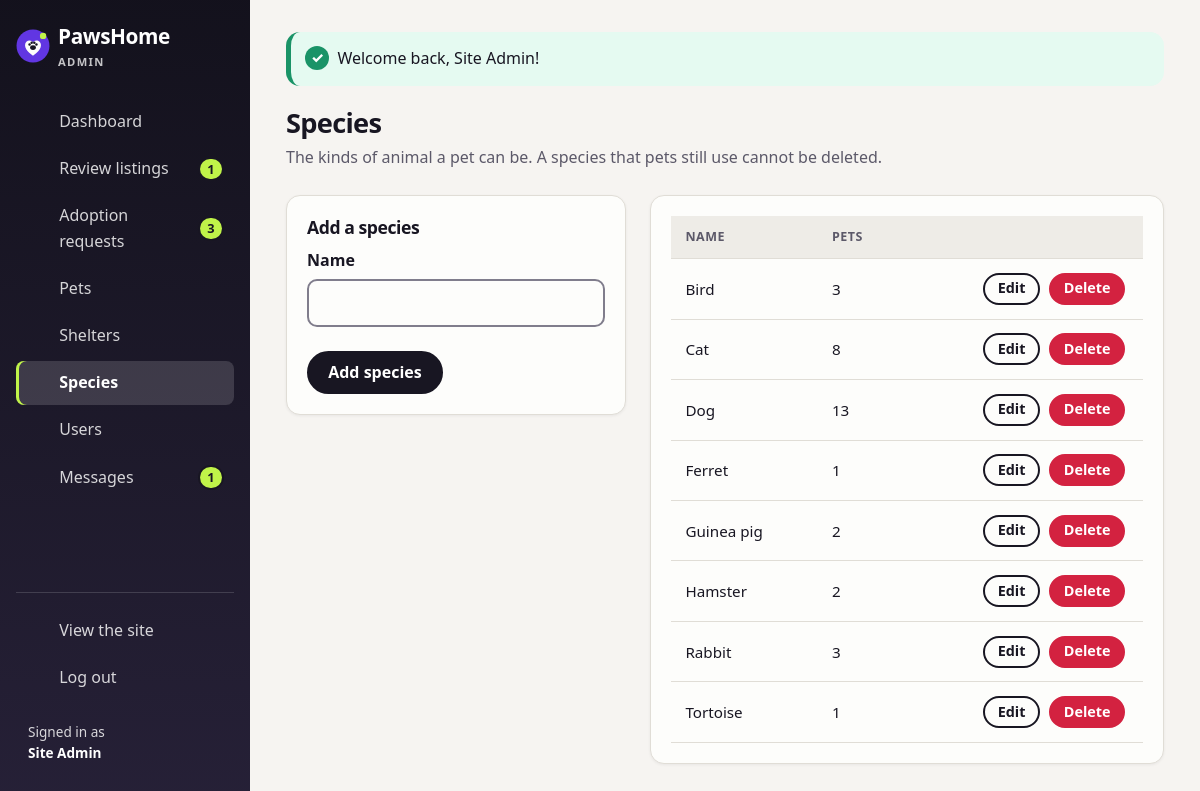
/admin/species.php (signed in), run on the app's committed database.
### tables this page shows
CREATE TABLE user (
    id INT NOT NULL AUTO_INCREMENT,
    name VARCHAR(100) NOT NULL,
    email VARCHAR(255) NOT NULL,
    password VARCHAR(255) NOT NULL,
    role ENUM('member', 'admin') NOT NULL DEFAULT 'member',
    shelterid INT NULL,               
    datejoined DATE NOT NULL,
    PRIMARY KEY (id),
    UNIQUE KEY (email)
);

CREATE TABLE species (
    id INT NOT NULL AUTO_INCREMENT,
    name VARCHAR(50) NOT NULL,
    PRIMARY KEY (id),
    UNIQUE KEY (name)
);

### admin/species.php (called while the page is built, shortened)
<?php
include '../includes/Functions.php';
requireAdmin();
try {
	include '../includes/DatabaseConnection.php';
	include '../includes/DatabaseFunctions.php';
	$item = ['id' => '', 'name' => ''];
	$errors = [];
	$output = loadTemplate('admin/species.html.php', [
		'speciesList' => speciesWithPetCount($pdo),
		'item' => $item,
		'errors' => $errors
	]);
} catch (PDOException $e) {
	$title = 'An error has occurred';
	$output = loadTemplate('error.html.php', ['message' => 'Database error: ' . $e->getMessage()]);
}
include '../templates/admin_layout.html.php';

### includes/DatabaseFunctions.php (called while the page is built, shortened)
<?php
function query($pdo, $sql, $parameters = []) {
	$query = $pdo->prepare($sql);
	$query->execute($parameters);
	return $query;
}
function adminBadgeCounts($pdo) {
	$row = query($pdo, "SELECT
			(SELECT COUNT(*) FROM pet WHERE approval = 'Pending') AS review,
			(SELECT COUNT(*) FROM adoptionrequest WHERE status = 'New') AS newrequests,
			(SELECT COUNT(*) FROM message) AS messages")->fetch();
	return array_map('intval', $row);
}
function speciesWithPetCount($pdo) {
	$sql = 'SELECT species.*, COUNT(pet.id) AS petcount
		FROM species
		LEFT JOIN pet ON pet.speciesid = species.id
		GROUP BY species.id
		ORDER BY species.name';
	return query($pdo, $sql)->fetchAll();
}

### templates/admin/species.html.php (the view, shortened to what this page needs)
<header class="admin-head">
	<div>
		<h1>Species</h1>
		<p class="admin-sub">The kinds of animal a pet can be. A species that pets still use cannot be deleted.</p>
	</div>
</header>
<div class="admin-split">
	<section class="admin-card">
		<h2><?=$item['id'] == '' ? 'Add a species' : 'Edit ' . html($item['name'])?></h2>
		<form action="species.php<?=$item['id'] != '' ? '?edit=' . html($item['id']) : ''?>" method="post" class="form">
			<div class="field">
				<label for="name">Name</label>
				<input type="text" id="name" name="species[name]" value="<?=html($item['name'])?>" required maxlength="50">
			</div>
			<div class="form-actions">
				<button class="btn" type="submit"><?=$item['id'] == '' ? 'Add species' : 'Save changes'?></button>
			</div>
		</form>
	</section>
	<section class="admin-card">
		<div class="table-wrap">
			<table class="admin-table" id="species-table">
				<thead><tr><th scope="col">Name</th><th scope="col">Pets</th><th scope="col"><span class="visually-hidden">Actions</span></th></tr></thead>
				<tbody>
					<?php foreach ($speciesList as $row): ?>
						<tr>
							<td data-label="Name"><?=html($row['name'])?></td>
							<td data-label="Pets"><?=html($row['petcount'])?></td>
							<td class="actions" data-label="Actions">
								<a class="btn btn-small btn-outline" href="species.php?edit=<?=html($row['id'])?>">Edit<span class="visually-hidden"> <?=html($row['name'])?></span></a>
								<form action="species.php" method="post" class="inline-form" data-confirm="Delete <?=html($row['name'])?>?">
									<button class="btn btn-small btn-danger" type="submit">Delete<span class="visually-hidden"> <?=html($row['name'])?></span></button>
								</form>
							</td>
						</tr>
					<?php endforeach; ?>
				</tbody>
			</table>
		</div>
	</section>
</div>

### templates/admin_layout.html.php (shortened to what this page needs)
<?php
$flash = getFlash();
$page = basename($_SERVER['SCRIPT_NAME']);
$badges = (isset($pdo) && function_exists('adminBadgeCounts')) ? adminBadgeCounts($pdo) : ['review' => 0, 'newrequests' => 0, 'messages' => 0];
$menu = [
	'index.php' => ['Dashboard', 'dashboard', 0, ''],
	'approvals.php' => ['Review listings', 'review', $badges['review'], 'waiting for review'],
	'requests.php' => ['Adoption requests', 'requests', $badges['newrequests'], 'new'],
	'pets.php' => ['Pets', 'pets', 0, ''],
	'shelters.php' => ['Shelters', 'shelters', 0, ''],
	'species.php' => ['Species', 'species', 0, ''],
	'users.php' => ['Users', 'users', 0, ''],
	'messages.php' => ['Messages', 'messages', $badges['messages'], 'messages']
];
?>
<!DOCTYPE html>
<html lang="en">
<head>
	<link rel="stylesheet" href="<?=asset('css/style.css', '../')?>">
</head>
<body id="admin" class="admin">
	<div class="admin-shell">
		<aside class="admin-sidebar">
			<div class="admin-brand-row">
				<a class="brand" href="index.php">
					<img src="<?=asset('images/logo.svg', '../')?>" alt="" width="34" height="34">
					<span>PawsHome <small>Admin</small></span>
				</a>
			</div>
			<nav id="main-nav" class="admin-nav" aria-label="Admin">
				<ul>
					<?php foreach ($menu as $file => $item): ?>
						<li>
							<a href="<?=$file?>" <?=$page == $file ? 'aria-current="page"' : ''?>>
								<?=icon($item[1])?>
								<span class="admin-nav-label"><?=html($item[0])?></span>
								<?php if ($item[2]): ?>
									<span class="count-badge"><?=html($item[2])?><span class="visually-hidden"> <?=html($item[3])?></span></span>
								<?php endif; ?>
							</a>
						</li>
					<?php endforeach; ?>
				</ul>
				<ul class="admin-nav-bottom">
					<li><a href="../index.php"><?=icon('site')?><span class="admin-nav-label">View the site</span></a></li>
					<li><form action="../logout.php" method="post" class="logout-form"><?=csrfField()?><button class="link-button" type="submit"><?=icon('logout')?><span class="admin-nav-label">Log out</span></button></form></li>
				</ul>
				<p class="admin-user">Signed in as<br><strong><?=html(currentUser()['name'] ?? '')?></strong></p>
			</nav>
		</aside>
		<main id="main" class="admin-main" tabindex="-1">
			<?php if ($flash): ?>
				<div class="alert alert-<?=html($flash['type'])?>" role="<?=$flash['type'] == 'error' ? 'alert' : 'status'?>" aria-live="polite"><?=html($flash['message'])?></div>
			<?php endif; ?>
			<?=$output?>
		</main>
	</div>
</body>
</html>

### data on the page
user: name "Site Admin"
species: name "Bird", petcount "3"
species: name "Cat", petcount "8"
species: name "Dog", petcount "13"
species: name "Ferret", petcount "1"
species: name "Guinea pig", petcount "2"
species: name "Hamster", petcount "2"
species: name "Rabbit", petcount "3"
species: name "Tortoise", petcount "1"

### other printed values
html($item[0]) "Dashboard"
html($item[0]) "Review listings"
html($item[2]) "1"
html($item[0]) "Adoption requests"
html($item[2]) "3"
html($item[0]) "Pets"
html($item[0]) "Shelters"
html($item[0]) "Species"
html($item[0]) "Users"
html($item[0]) "Messages"
html($flash['message']) "Welcome back, Site Admin!"
